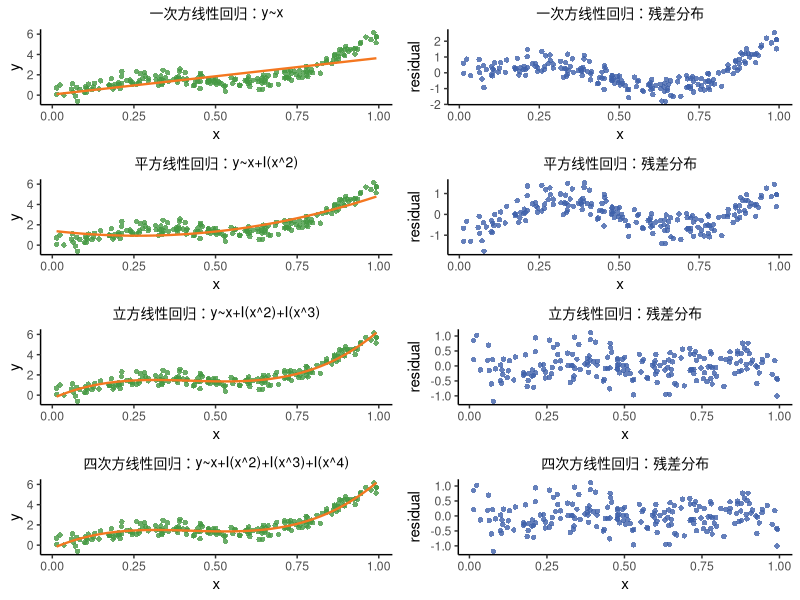

This chart was generated by the following R code:
## ---- chunk 1
library(tidyverse)
library(cowplot)

set.seed(1)
np_x <- runif(n=200)
np_y <- np_x + 2*np_x**2 + 3*np_x**3 + sin(2*pi*np_x) + rnorm(200, mean=0, sd=0.4)
df_np <- data.frame(x=np_x, y=np_y)

p1 <- ggplot(data = df_np, aes(x,y)) +
  geom_point(color="#459943", alpha=0.8, pch=16) +
  geom_smooth(method="lm", se=FALSE, color="#f47720", size=0.8) +
  labs(title = "一次方线性回归：y~x") + 
  theme_classic() +
  theme(plot.title = element_text(hjust=0.5, size=10))

lm1 <- lm(formula=y~x, data=df_np)
p2 <- ggplot() + 
  geom_point(aes(df_np$x,lm1$residuals), color="#3f60aa", alpha=0.8, pch=16) +
  labs(title = "一次方线性回归：残差分布", x="x", y="residual") + 
  theme_classic() +
  theme(plot.title = element_text(hjust=0.5, size=10)) 

p3 <- ggplot(data = df_np, aes(x,y)) +
  geom_point(color="#459943", alpha=0.8, pch=16) +
  geom_smooth(method="lm", formula=y~x+I(x^2),se=FALSE, color="#f47720", size=0.8) +
  labs(title = "平方线性回归：y~x+I(x^2)") + 
  theme_classic() +
  theme(plot.title = element_text(hjust=0.5, size=10))

lm2 <- lm(formula=y~x+I(x^2), data=df_np)
p4 <- ggplot() + 
  geom_point(aes(df_np$x,lm2$residuals), color="#3f60aa", alpha=0.8, pch=16) +
  labs(title = "平方线性回归：残差分布", x="x", y="residual") + 
  theme_classic() +
  theme(plot.title = element_text(hjust=0.5, size=10))

p5 <- ggplot(data = df_np, aes(x,y)) +
  geom_point(color="#459943", alpha=0.8, pch=16) +
  geom_smooth(method="lm", formula=y~x+I(x^2)+I(x^3),se=FALSE, color="#f47720", size=0.8) +
  labs(title = "立方线性回归：y~x+I(x^2)+I(x^3)") + 
  theme_classic() +
  theme(plot.title = element_text(hjust=0.5, size=10))

lm3 <- lm(formula=y~x+I(x^2)+I(x^3), data=df_np)
p6 <- ggplot() + 
  geom_point(aes(df_np$x,lm3$residuals), color="#3f60aa", alpha=0.8, pch=16) +
  labs(title = "立方线性回归：残差分布", x="x", y="residual") + 
  theme_classic() +
  theme(plot.title = element_text(hjust=0.5, size=10))

p7 <- ggplot(data = df_np, aes(x,y)) +
  geom_point(color="#459943", alpha=0.8, pch=16) +
  geom_smooth(method="lm", formula=y~x+I(x^2)+I(x^3)+I(x^4),se=FALSE, color="#f47720", size=0.8) +
  labs(title = "四次方线性回归：y~x+I(x^2)+I(x^3)+I(x^4)") + 
  theme_classic() +
  theme(plot.title = element_text(hjust=0.5, size=10))

lm4 <- lm(formula=y~x+I(x^2)+I(x^3)+I(x^4), data=df_np)
p8 <- ggplot() + 
  geom_point(aes(df_np$x,lm4$residuals), color="#3f60aa", alpha=0.8, pch=16) +
  labs(title = "四次方线性回归：残差分布", x="x", y="residual") + 
  theme_classic() +
  theme(plot.title = element_text(hjust=0.5, size=10))

plot_grid(p1,p2,p3,p4,p5,p6,p7,p8, ncol=2)
## ---- chunk 2
knitr::kable(round(coef(summary(lm1)),3))
knitr::kable(round(coef(summary(lm2)),3))
knitr::kable(round(coef(summary(lm3)),3))
knitr::kable(round(coef(summary(lm4)),3))
